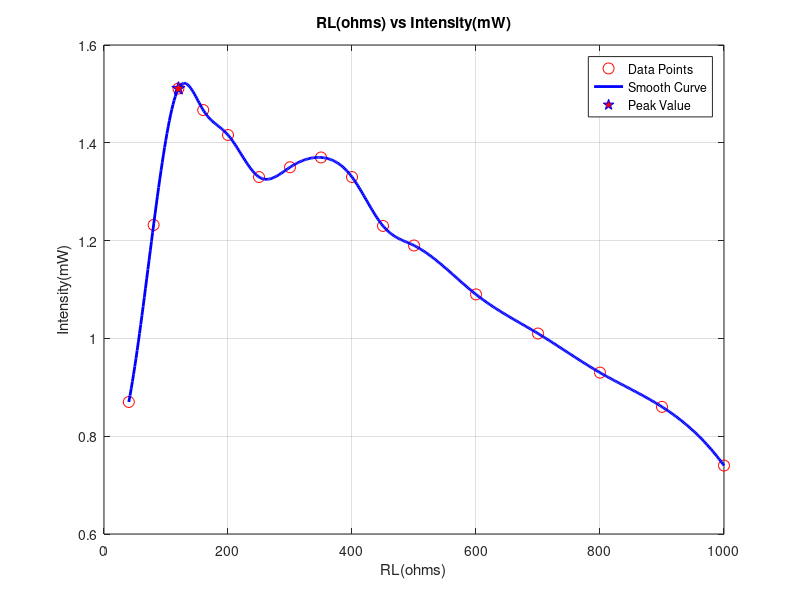

MATLAB code for this plot:
% Data points
X = [40,80,120,160,200,250,300,350, 400, 450, 500, 600, 700, 800, 900, 1000]; 
Y = [0.87,1.232,1.511,1.467,1.416,1.33,1.35,1.37,1.33,1.23,1.19,1.09,1.01,0.93,0.86,0.74]; 

% Fit a smooth curve using spline interpolation
X_fine = linspace(min(X), max(X), 500); % Create fine grid for smooth plotting
Y_spline = spline(X, Y, X_fine); % Interpolated values

% Plot the original data points
figure;
plot(X, Y, 'ro', 'MarkerSize', 8, 'DisplayName', 'Data Points'); 
hold on;

% Plot the smooth fitted curve
plot(X_fine, Y_spline, '-b', 'LineWidth', 2, 'DisplayName', 'Smooth Curve');

% Highlight the peak value
[peakY, peakIndex] = max(Y);
peakX = X(peakIndex);
plot(peakX, peakY, 'bp', 'MarkerSize', 10, 'MarkerFaceColor', 'r', 'DisplayName', 'Peak Value');

grid on;
xlabel('RL(ohms)');
ylabel('Intensity(mW)');
title('RL(ohms) vs Intensity(mW)');
legend show;
hold off;
